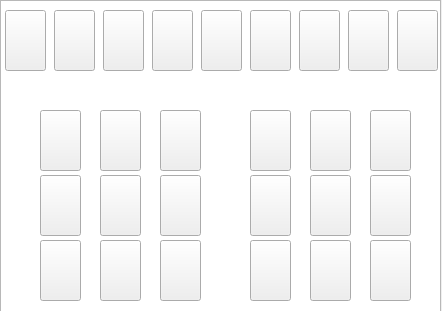
<?xml version="1.0" encoding="UTF-8"?>
<ui version="4.0">
 <class>Blue2</class>
 <widget class="QWidget" name="Blue2">
  <property name="geometry">
   <rect>
    <x>0</x>
    <y>0</y>
    <width>442</width>
    <height>311</height>
   </rect>
  </property>
  <property name="windowTitle">
   <string>Blue</string>
  </property>
  <widget class="QGraphicsView" name="graphicsView">
   <property name="geometry">
    <rect>
     <x>0</x>
     <y>0</y>
     <width>441</width>
     <height>321</height>
    </rect>
   </property>
  </widget>
  <widget class="QPushButton" name="obj10">
   <property name="geometry">
    <rect>
     <x>370</x>
     <y>110</y>
     <width>41</width>
     <height>61</height>
    </rect>
   </property>
   <property name="text">
    <string/>
   </property>
   <property name="iconSize">
    <size>
     <width>64</width>
     <height>64</height>
    </size>
   </property>
   <property name="checkable">
    <bool>true</bool>
   </property>
  </widget>
  <widget class="QPushButton" name="obj16">
   <property name="geometry">
    <rect>
     <x>370</x>
     <y>175</y>
     <width>41</width>
     <height>61</height>
    </rect>
   </property>
   <property name="text">
    <string/>
   </property>
   <property name="iconSize">
    <size>
     <width>64</width>
     <height>64</height>
    </size>
   </property>
   <property name="checkable">
    <bool>true</bool>
   </property>
  </widget>
  <widget class="QPushButton" name="obj22">
   <property name="geometry">
    <rect>
     <x>370</x>
     <y>240</y>
     <width>41</width>
     <height>61</height>
    </rect>
   </property>
   <property name="text">
    <string/>
   </property>
   <property name="iconSize">
    <size>
     <width>64</width>
     <height>64</height>
    </size>
   </property>
   <property name="checkable">
    <bool>true</bool>
   </property>
  </widget>
  <widget class="QPushButton" name="obj11">
   <property name="geometry">
    <rect>
     <x>310</x>
     <y>110</y>
     <width>41</width>
     <height>61</height>
    </rect>
   </property>
   <property name="text">
    <string/>
   </property>
   <property name="iconSize">
    <size>
     <width>64</width>
     <height>64</height>
    </size>
   </property>
   <property name="checkable">
    <bool>true</bool>
   </property>
  </widget>
  <widget class="QPushButton" name="obj17">
   <property name="geometry">
    <rect>
     <x>310</x>
     <y>175</y>
     <width>41</width>
     <height>61</height>
    </rect>
   </property>
   <property name="text">
    <string/>
   </property>
   <property name="iconSize">
    <size>
     <width>64</width>
     <height>64</height>
    </size>
   </property>
   <property name="checkable">
    <bool>true</bool>
   </property>
  </widget>
  <widget class="QPushButton" name="obj23">
   <property name="geometry">
    <rect>
     <x>310</x>
     <y>240</y>
     <width>41</width>
     <height>61</height>
    </rect>
   </property>
   <property name="text">
    <string/>
   </property>
   <property name="iconSize">
    <size>
     <width>64</width>
     <height>64</height>
    </size>
   </property>
   <property name="checkable">
    <bool>true</bool>
   </property>
  </widget>
  <widget class="QPushButton" name="obj1">
   <property name="geometry">
    <rect>
     <x>397</x>
     <y>10</y>
     <width>41</width>
     <height>61</height>
    </rect>
   </property>
   <property name="text">
    <string/>
   </property>
   <property name="iconSize">
    <size>
     <width>64</width>
     <height>64</height>
    </size>
   </property>
   <property name="checkable">
    <bool>true</bool>
   </property>
  </widget>
  <widget class="QPushButton" name="obj2">
   <property name="geometry">
    <rect>
     <x>348</x>
     <y>10</y>
     <width>41</width>
     <height>61</height>
    </rect>
   </property>
   <property name="text">
    <string/>
   </property>
   <property name="iconSize">
    <size>
     <width>64</width>
     <height>64</height>
    </size>
   </property>
   <property name="checkable">
    <bool>true</bool>
   </property>
  </widget>
  <widget class="QPushButton" name="obj3">
   <property name="geometry">
    <rect>
     <x>299</x>
     <y>10</y>
     <width>41</width>
     <height>61</height>
    </rect>
   </property>
   <property name="text">
    <string/>
   </property>
   <property name="iconSize">
    <size>
     <width>64</width>
     <height>64</height>
    </size>
   </property>
   <property name="checkable">
    <bool>true</bool>
   </property>
  </widget>
  <widget class="QPushButton" name="obj4">
   <property name="geometry">
    <rect>
     <x>250</x>
     <y>10</y>
     <width>41</width>
     <height>61</height>
    </rect>
   </property>
   <property name="text">
    <string/>
   </property>
   <property name="iconSize">
    <size>
     <width>64</width>
     <height>64</height>
    </size>
   </property>
   <property name="checkable">
    <bool>true</bool>
   </property>
  </widget>
  <widget class="QPushButton" name="obj12">
   <property name="geometry">
    <rect>
     <x>250</x>
     <y>110</y>
     <width>41</width>
     <height>61</height>
    </rect>
   </property>
   <property name="text">
    <string/>
   </property>
   <property name="iconSize">
    <size>
     <width>64</width>
     <height>64</height>
    </size>
   </property>
   <property name="checkable">
    <bool>true</bool>
   </property>
  </widget>
  <widget class="QPushButton" name="obj24">
   <property name="geometry">
    <rect>
     <x>250</x>
     <y>240</y>
     <width>41</width>
     <height>61</height>
    </rect>
   </property>
   <property name="text">
    <string/>
   </property>
   <property name="iconSize">
    <size>
     <width>64</width>
     <height>64</height>
    </size>
   </property>
   <property name="checkable">
    <bool>true</bool>
   </property>
  </widget>
  <widget class="QPushButton" name="obj18">
   <property name="geometry">
    <rect>
     <x>250</x>
     <y>175</y>
     <width>41</width>
     <height>61</height>
    </rect>
   </property>
   <property name="text">
    <string/>
   </property>
   <property name="iconSize">
    <size>
     <width>64</width>
     <height>64</height>
    </size>
   </property>
   <property name="checkable">
    <bool>true</bool>
   </property>
  </widget>
  <widget class="QPushButton" name="obj5">
   <property name="geometry">
    <rect>
     <x>201</x>
     <y>10</y>
     <width>41</width>
     <height>61</height>
    </rect>
   </property>
   <property name="text">
    <string/>
   </property>
   <property name="iconSize">
    <size>
     <width>64</width>
     <height>64</height>
    </size>
   </property>
   <property name="checkable">
    <bool>true</bool>
   </property>
  </widget>
  <widget class="QPushButton" name="obj13">
   <property name="geometry">
    <rect>
     <x>160</x>
     <y>110</y>
     <width>41</width>
     <height>61</height>
    </rect>
   </property>
   <property name="text">
    <string/>
   </property>
   <property name="iconSize">
    <size>
     <width>64</width>
     <height>64</height>
    </size>
   </property>
   <property name="checkable">
    <bool>true</bool>
   </property>
  </widget>
  <widget class="QPushButton" name="obj6">
   <property name="geometry">
    <rect>
     <x>152</x>
     <y>10</y>
     <width>41</width>
     <height>61</height>
    </rect>
   </property>
   <property name="text">
    <string/>
   </property>
   <property name="iconSize">
    <size>
     <width>64</width>
     <height>64</height>
    </size>
   </property>
   <property name="checkable">
    <bool>true</bool>
   </property>
  </widget>
  <widget class="QPushButton" name="obj7">
   <property name="geometry">
    <rect>
     <x>103</x>
     <y>10</y>
     <width>41</width>
     <height>61</height>
    </rect>
   </property>
   <property name="text">
    <string/>
   </property>
   <property name="iconSize">
    <size>
     <width>64</width>
     <height>64</height>
    </size>
   </property>
   <property name="checkable">
    <bool>true</bool>
   </property>
  </widget>
  <widget class="QPushButton" name="obj14">
   <property name="geometry">
    <rect>
     <x>100</x>
     <y>110</y>
     <width>41</width>
     <height>61</height>
    </rect>
   </property>
   <property name="text">
    <string/>
   </property>
   <property name="iconSize">
    <size>
     <width>64</width>
     <height>64</height>
    </size>
   </property>
   <property name="checkable">
    <bool>true</bool>
   </property>
  </widget>
  <widget class="QPushButton" name="obj15">
   <property name="geometry">
    <rect>
     <x>40</x>
     <y>110</y>
     <width>41</width>
     <height>61</height>
    </rect>
   </property>
   <property name="text">
    <string/>
   </property>
   <property name="iconSize">
    <size>
     <width>64</width>
     <height>64</height>
    </size>
   </property>
   <property name="checkable">
    <bool>true</bool>
   </property>
  </widget>
  <widget class="QPushButton" name="obj25">
   <property name="geometry">
    <rect>
     <x>160</x>
     <y>240</y>
     <width>41</width>
     <height>61</height>
    </rect>
   </property>
   <property name="text">
    <string/>
   </property>
   <property name="iconSize">
    <size>
     <width>64</width>
     <height>64</height>
    </size>
   </property>
   <property name="checkable">
    <bool>true</bool>
   </property>
  </widget>
  <widget class="QPushButton" name="obj26">
   <property name="geometry">
    <rect>
     <x>100</x>
     <y>240</y>
     <width>41</width>
     <height>61</height>
    </rect>
   </property>
   <property name="text">
    <string/>
   </property>
   <property name="iconSize">
    <size>
     <width>64</width>
     <height>64</height>
    </size>
   </property>
   <property name="checkable">
    <bool>true</bool>
   </property>
  </widget>
  <widget class="QPushButton" name="obj27">
   <property name="geometry">
    <rect>
     <x>40</x>
     <y>240</y>
     <width>41</width>
     <height>61</height>
    </rect>
   </property>
   <property name="text">
    <string/>
   </property>
   <property name="iconSize">
    <size>
     <width>64</width>
     <height>64</height>
    </size>
   </property>
   <property name="checkable">
    <bool>true</bool>
   </property>
  </widget>
  <widget class="QPushButton" name="obj19">
   <property name="geometry">
    <rect>
     <x>160</x>
     <y>175</y>
     <width>41</width>
     <height>61</height>
    </rect>
   </property>
   <property name="text">
    <string/>
   </property>
   <property name="iconSize">
    <size>
     <width>64</width>
     <height>64</height>
    </size>
   </property>
   <property name="checkable">
    <bool>true</bool>
   </property>
  </widget>
  <widget class="QPushButton" name="obj20">
   <property name="geometry">
    <rect>
     <x>100</x>
     <y>175</y>
     <width>41</width>
     <height>61</height>
    </rect>
   </property>
   <property name="text">
    <string/>
   </property>
   <property name="iconSize">
    <size>
     <width>64</width>
     <height>64</height>
    </size>
   </property>
   <property name="checkable">
    <bool>true</bool>
   </property>
  </widget>
  <widget class="QPushButton" name="obj21">
   <property name="geometry">
    <rect>
     <x>40</x>
     <y>175</y>
     <width>41</width>
     <height>61</height>
    </rect>
   </property>
   <property name="text">
    <string/>
   </property>
   <property name="iconSize">
    <size>
     <width>64</width>
     <height>64</height>
    </size>
   </property>
   <property name="checkable">
    <bool>true</bool>
   </property>
  </widget>
  <widget class="QPushButton" name="obj8">
   <property name="geometry">
    <rect>
     <x>54</x>
     <y>10</y>
     <width>41</width>
     <height>61</height>
    </rect>
   </property>
   <property name="text">
    <string/>
   </property>
   <property name="iconSize">
    <size>
     <width>64</width>
     <height>64</height>
    </size>
   </property>
   <property name="checkable">
    <bool>true</bool>
   </property>
  </widget>
  <widget class="QPushButton" name="obj9">
   <property name="geometry">
    <rect>
     <x>5</x>
     <y>10</y>
     <width>41</width>
     <height>61</height>
    </rect>
   </property>
   <property name="text">
    <string/>
   </property>
   <property name="iconSize">
    <size>
     <width>64</width>
     <height>64</height>
    </size>
   </property>
   <property name="checkable">
    <bool>true</bool>
   </property>
  </widget>
 </widget>
 <resources/>
 <connections/>
</ui>
